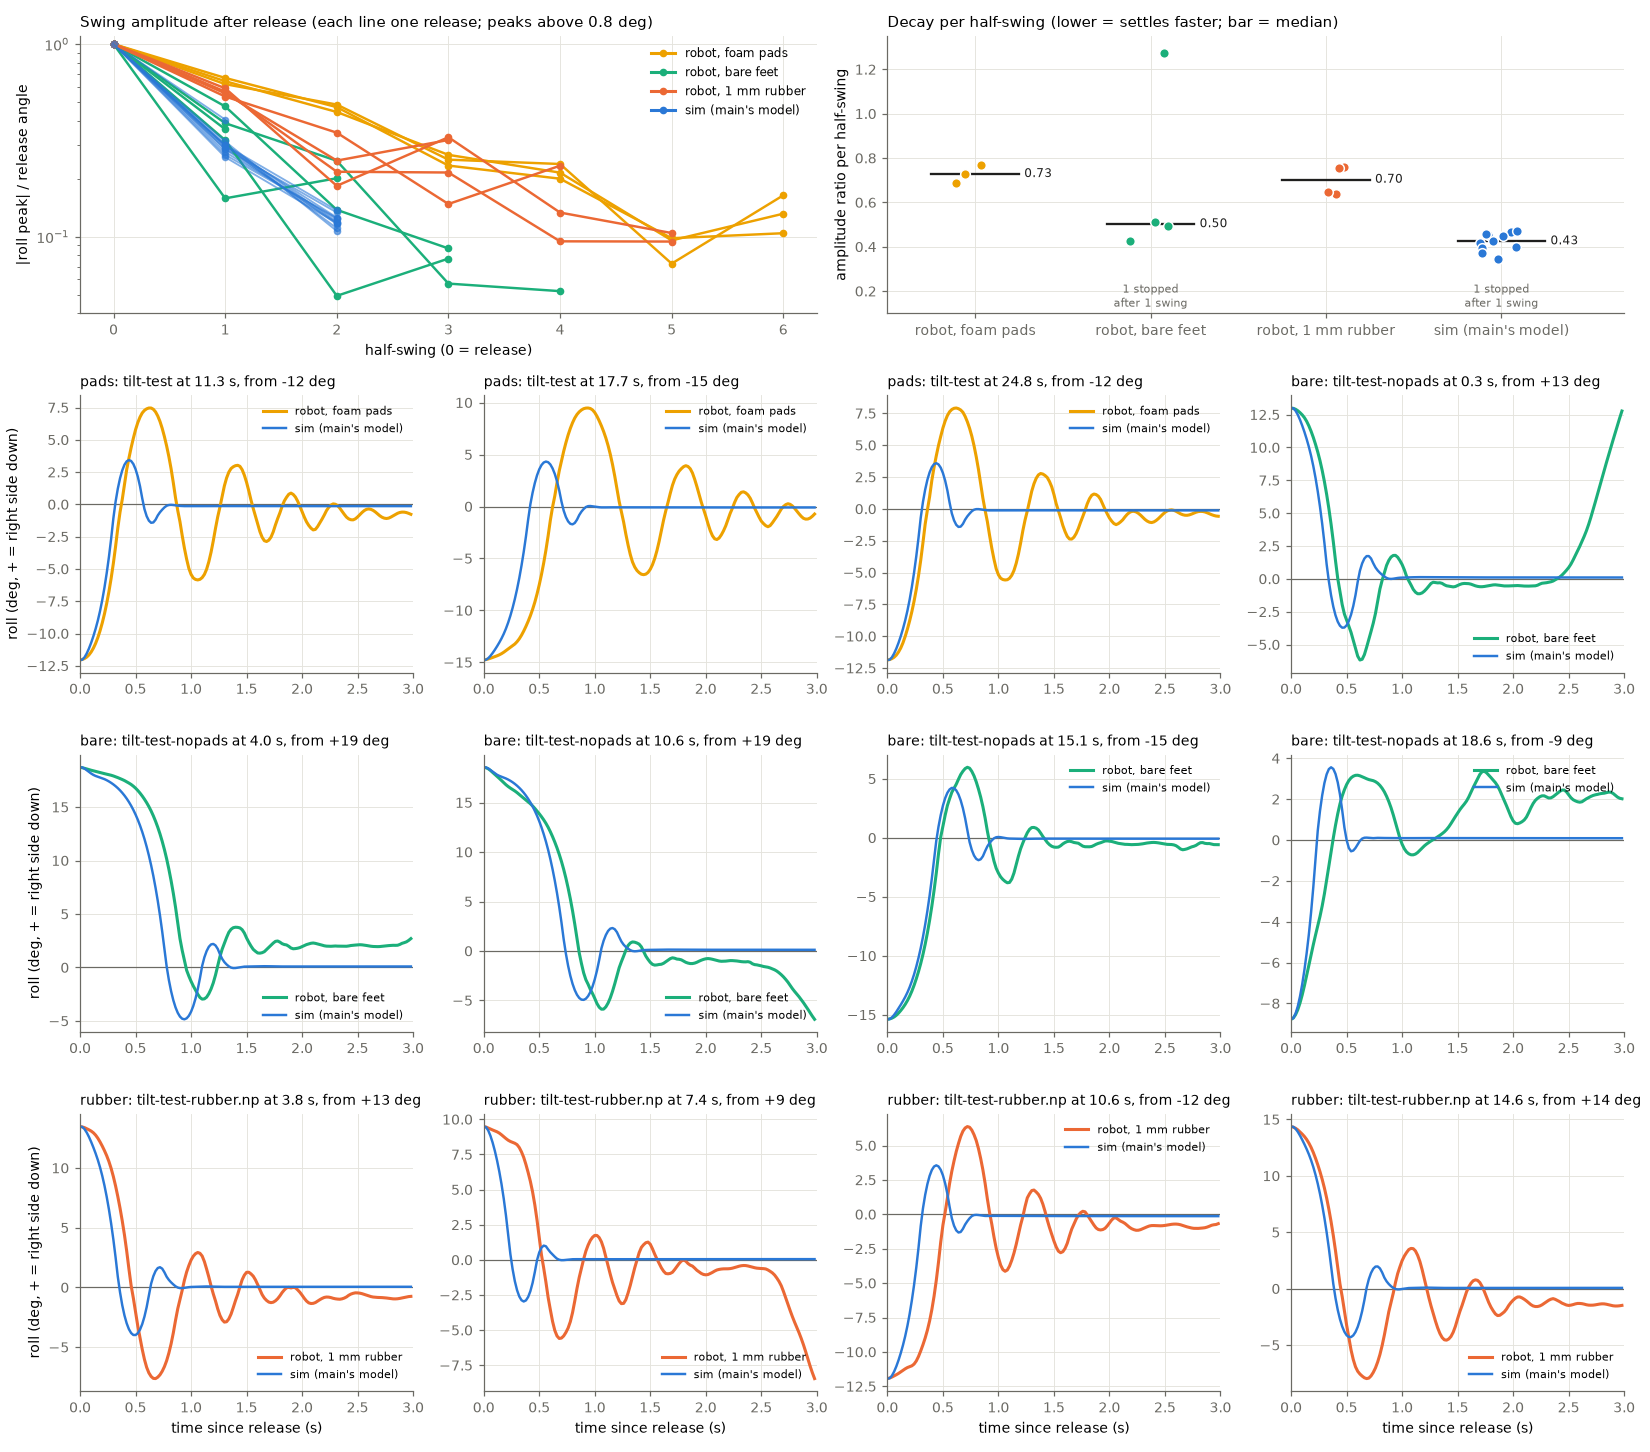

Source code (Python):
"""Tilt-release tests on every foot surface, robot vs sim.

Robot: servos holding home (no policy), the robot tipped sideways by hand onto
one foot and let go. Roll after release is the gyro integrated from the angle at
release (filter roll at the last still moment + gyro integral up to release).
Sim: main's model, same joint pose held by the actuators, rotated about the
lower foot's outer bottom edge to the same roll, released from rest.

  uv run python gait_analysis/tilt_release.py   -> gait_analysis/tilt_release.png
"""
import sys
from pathlib import Path

import matplotlib
matplotlib.use("Agg")
import matplotlib.pyplot as plt
import mujoco
import numpy as np

sys.path.insert(0, str(Path(__file__).parent))
from floor_analysis import JOINTS, SCENE, SIM_DT

FILES = [("pads", "logs/floor/cat-fire-potential/raw-accel-tests/tilt-test.npz"),
         ("bare", "logs/floor/cat-fire-potential/raw-accel-tests/tilt-test-nopads.npz"),
         ("rubber", "logs/floor/walk-time-hold/-tilt-test-rubber.np.npz"),
         ("rubber", "logs/floor/walk-time-hold/-tilt-test-rubber.npz")]
COLORS = {"sim": "#2a78d6", "rubber": "#eb6834", "bare": "#1baf7a", "pads": "#eda100"}
LABELS = {"pads": "robot, foam pads", "bare": "robot, bare feet", "rubber": "robot, 1 mm rubber",
          "sim": "sim (main's model)"}
MUTED, GRID = "#6b6a64", "#e4e3dd"
DUR, MIN_DEG = 3.0, 8.0


def robot_events():
    out = []
    for surf, path in FILES:
        d = np.load(path)
        t = d["t"] - d["t"][0]
        o, g = d["obs"], d["gravity"]
        gx = o[:, 0]
        froll = np.arctan2(-g[:, 1], -g[:, 2])
        n = int(DUR / 0.02)
        p, last = 15, -1000
        while p < len(gx) - n:
            big = abs(gx[p]) > 0.4 and abs(gx[p]) >= abs(gx[p - 1]) and abs(gx[p]) >= abs(gx[p + 1])
            if not big or p - last < 100:
                p += 1
                continue
            s = np.sign(gx[p])
            i = p
            while i > 15 and s * gx[i] > 0.03:  # back to where the release swing starts (at rest)
                i -= 1
            k = i  # last still moment before the hand tipped it
            while k > 10 and np.abs(gx[k - 10:k]).max() > 0.05:
                k -= 1
            r0 = froll[k - 5:k].mean() + np.trapezoid(gx[k:i + 1], dx=0.02)
            if abs(np.degrees(r0)) >= MIN_DEG and np.sign(r0) != s:
                seg = slice(i, i + n)
                roll = r0 + np.concatenate([[0], np.cumsum(0.5 * (gx[seg][1:] + gx[seg][:-1]) * 0.02)])
                out.append({"surface": surf, "file": Path(path).name, "t0": t[i], "roll0": r0,
                            "roll": roll, "q": o[i, 9:15]})
                last = p
            p += 1
    return out


def sim_release(roll0, q, dur=DUR):
    m = mujoco.MjModel.from_xml_path(str(SCENE))
    m.opt.timestep = SIM_DT
    d = mujoco.MjData(m)
    mujoco.mj_resetDataKeyframe(m, d, m.key("home").id)
    qadr = [m.jnt_qposadr[m.joint(j).id] for j in JOINTS]
    act = [m.actuator(j).id for j in JOINTS]
    d.qpos[qadr] = q
    d.ctrl[act] = q
    mujoco.mj_forward(m, d)
    # Negative roll = left side down: pivot on the left foot's outer edge (+y), else the right's (-y).
    foot = "left_foot_base" if roll0 < 0 else "right_foot_base"
    gid = m.geom(foot).id
    R = d.geom_xmat[gid].reshape(3, 3)
    corners = np.array([[sx, sy, sz] for sx in (-1, 1) for sy in (-1, 1) for sz in (-1, 1)]) * m.geom_size[gid]
    world = d.geom_xpos[gid] + corners @ R.T
    y = world[:, 1].max() if roll0 < 0 else world[:, 1].min()
    pivot = np.array([0.0, y, world[:, 2].min()])
    quat = np.zeros(4)
    mujoco.mju_axisAngle2Quat(quat, np.array([1.0, 0, 0]), roll0)
    Rr = np.zeros(9)
    mujoco.mju_quat2Mat(Rr, quat)
    d.qpos[:3] = pivot + Rr.reshape(3, 3) @ (d.qpos[:3] - pivot)
    d.qpos[3:7] = quat
    d.qpos[2] += 0.0005
    d.qvel[:] = 0
    mujoco.mj_forward(m, d)
    imu = m.site("imu").id
    roll = []
    for _ in range(int(dur / 0.02)):
        gv = d.site_xmat[imu].reshape(3, 3).T @ np.array([0, 0, -1.0])
        roll.append(np.arctan2(-gv[1], -gv[2]))
        for _ in range(int(round(0.02 / SIM_DT))):
            mujoco.mj_step(m, d)
    return np.array(roll)


def swing_peaks(roll, min_deg=0.8):
    """|roll| at the release and at each later turning point above min_deg, in degrees."""
    r = np.degrees(roll)
    ext = [k for k in range(1, len(r) - 1) if (r[k] - r[k - 1]) * (r[k + 1] - r[k]) < 0]
    peaks, sign = [abs(r[0])], np.sign(r[0])
    for k in ext:
        if np.sign(r[k]) == -sign and abs(r[k]) > min_deg:
            peaks.append(abs(r[k]))
            sign = -sign
    return np.array(peaks)


def decay(peaks):
    """Geometric-mean amplitude ratio per half-swing, from the first overshoot on."""
    p = peaks[1:]
    if len(p) >= 2:
        return float(np.exp(np.mean(np.diff(np.log(p)))))
    return np.nan


def style(ax):
    ax.grid(color=GRID, lw=.6)
    ax.set_axisbelow(True)
    for s in ("top", "right"):
        ax.spines[s].set_visible(False)


def main():
    plt.rcParams.update({"font.size": 9, "axes.edgecolor": MUTED, "xtick.color": MUTED, "ytick.color": MUTED})
    ev = robot_events()
    for e in ev:
        e["sim"] = sim_release(e["roll0"], e["q"])
        e["pk"], e["sim_pk"] = swing_peaks(e["roll"]), swing_peaks(e["sim"])
        print(f"{e['surface']:7s} {e['file']:28s} t {e['t0']:5.1f} from {np.degrees(e['roll0']):+6.1f} deg | "
              f"robot overshoot {e['pk'][1] / e['pk'][0] if len(e['pk']) > 1 else 0:4.2f} decay {decay(e['pk']):.2f} "
              f"swings {len(e['pk']) - 1} | sim overshoot {e['sim_pk'][1] / e['sim_pk'][0] if len(e['sim_pk']) > 1 else 0:4.2f} "
              f"decay {decay(e['sim_pk']):.2f} swings {len(e['sim_pk']) - 1}")

    order = ["pads", "bare", "rubber"]
    ev.sort(key=lambda e: (order.index(e["surface"]), e["file"], e["t0"]))
    ncol = 4
    nrow = 1 + int(np.ceil(len(ev) / ncol))
    fig = plt.figure(figsize=(15, 3.3 * nrow))
    gs = fig.add_gridspec(nrow, ncol)

    # Summary 1: swing amplitude relative to the release angle, per half-swing.
    ax = fig.add_subplot(gs[0, :2])
    style(ax)
    for e in ev:
        ax.plot(np.arange(len(e["pk"])), e["pk"] / e["pk"][0], color=COLORS[e["surface"]], lw=1.6, marker="o", ms=4)
        ax.plot(np.arange(len(e["sim_pk"])), e["sim_pk"] / e["sim_pk"][0], color=COLORS["sim"], lw=1.2,
                marker="o", ms=4, alpha=.6)
    ax.set_yscale("log")
    ax.set_ylim(0.04, 1.1)
    ax.set_xlabel("half-swing (0 = release)")
    ax.set_ylabel("|roll peak| / release angle")
    ax.set_title("Swing amplitude after release (each line one release; peaks above 0.8 deg)", loc="left", fontsize=10)
    for s in ["pads", "bare", "rubber", "sim"]:
        ax.plot([], [], color=COLORS[s], lw=2, marker="o", ms=4, label=LABELS[s])
    ax.legend(frameon=False, fontsize=8, loc="upper right")

    # Summary 2: decay ratio per half-swing, per release.
    ax = fig.add_subplot(gs[0, 2:])
    style(ax)
    cats = ["pads", "bare", "rubber", "sim"]
    rng = np.random.default_rng(0)
    for xi, c in enumerate(cats):
        vals = [decay(e["sim_pk"]) for e in ev] if c == "sim" else [decay(e["pk"]) for e in ev if e["surface"] == c]
        n_rel = len(vals)
        vals = np.array([v for v in vals if v == v])
        ax.scatter(xi + rng.uniform(-.12, .12, len(vals)), vals, color=COLORS[c], s=40, zorder=3,
                   edgecolor="white", lw=1)
        if len(vals):
            med = np.median(vals)
            ax.plot([xi - .25, xi + .25], [med, med], color="#1f1f1e", lw=1.5)
            ax.annotate(f"{med:.2f}", (xi + .28, med), va="center", fontsize=8, color="#1f1f1e")
        if len(vals) < n_rel:
            ax.annotate(f"{n_rel - len(vals)} stopped\nafter 1 swing", (xi, 0.13), ha="center", fontsize=7.5, color=MUTED)
    ax.set_xticks(range(len(cats)), [LABELS[c] for c in cats])
    ax.set_xlim(-.5, len(cats) - .3)
    ax.set_ylim(0.1, 1.35)
    ax.set_ylabel("amplitude ratio per half-swing")
    ax.set_title("Decay per half-swing (lower = settles faster; bar = median)", loc="left", fontsize=10)

    # One panel per release.
    for k, e in enumerate(ev):
        ax = fig.add_subplot(gs[1 + k // ncol, k % ncol])
        style(ax)
        ax.axhline(0, color=MUTED, lw=.8)
        t = np.arange(len(e["roll"])) * 0.02
        ax.plot(t, np.degrees(e["roll"]), color=COLORS[e["surface"]], lw=2, label=LABELS[e["surface"]])
        ax.plot(t[:len(e["sim"])], np.degrees(e["sim"]), color=COLORS["sim"], lw=1.6, label=LABELS["sim"])
        ax.set_title(f"{e['surface']}: {e['file'].lstrip('-').replace('.npz', '')} at {e['t0']:.1f} s, "
                     f"from {np.degrees(e['roll0']):+.0f} deg", loc="left", fontsize=9)
        ax.set_xlim(0, DUR)
        if k % ncol == 0:
            ax.set_ylabel("roll (deg, + = right side down)")
        if k >= len(ev) - ncol:
            ax.set_xlabel("time since release (s)")
        ax.legend(frameon=False, fontsize=7.5, loc="upper right" if e["roll0"] < 0 else "lower right")
    fig.tight_layout()
    out = Path(__file__).with_name("tilt_release.png")
    fig.savefig(out, dpi=110, facecolor="white")
    print("saved", out)


if __name__ == "__main__":
    main()
